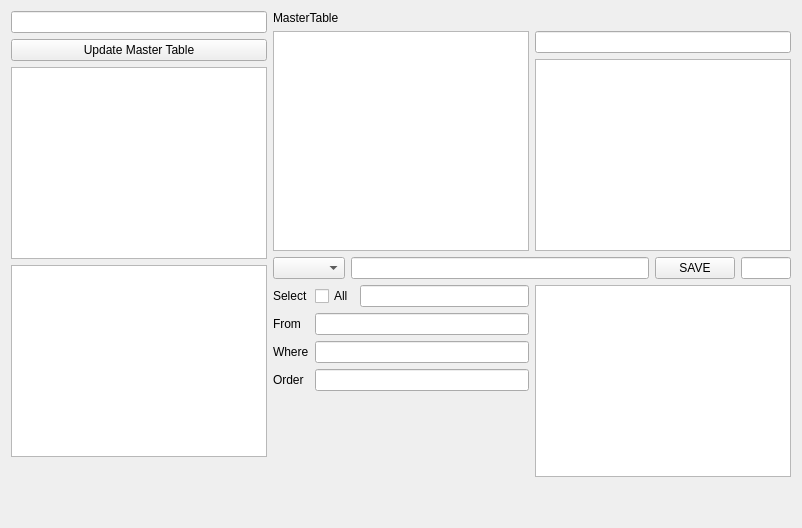
       <widget class="QWidget" name="tab_23">
        <attribute name="title">
         <string>Database</string>
        </attribute>
        <layout class="QHBoxLayout" name="horizontalLayout_16">
         <item>
          <layout class="QVBoxLayout" name="verticalLayout_143">
           <item>
            <widget class="QLineEdit" name="txtMasterTableFilter"/>
           </item>
           <item>
            <widget class="QPushButton" name="cmdUpdateMasterTable">
             <property name="text">
              <string>Update Master Table</string>
             </property>
            </widget>
           </item>
           <item>
            <widget class="QTableView" name="tblMasterTable"/>
           </item>
           <item>
            <widget class="QTableView" name="tblHistory">
             <property name="minimumSize">
              <size>
               <width>0</width>
               <height>0</height>
              </size>
             </property>
             <property name="maximumSize">
              <size>
               <width>16777215</width>
               <height>200</height>
              </size>
             </property>
             <attribute name="horizontalHeaderVisible">
              <bool>false</bool>
             </attribute>
             <attribute name="verticalHeaderVisible">
              <bool>false</bool>
             </attribute>
            </widget>
           </item>
           <item>
            <spacer name="verticalSpacer_45">
             <property name="orientation">
              <enum>Qt::Vertical</enum>
             </property>
             <property name="sizeHint" stdset="0">
              <size>
               <width>20</width>
               <height>40</height>
              </size>
             </property>
            </spacer>
           </item>
          </layout>
         </item>
         <item>
          <layout class="QVBoxLayout" name="verticalLayout_144">
           <item>
            <widget class="QLabel" name="label_223">
             <property name="text">
              <string>MasterTable</string>
             </property>
            </widget>
           </item>
           <item>
            <layout class="QHBoxLayout" name="horizontalLayout_257">
             <property name="topMargin">
              <number>0</number>
             </property>
             <item>
              <widget class="QListView" name="lstMasterTableSession">
               <property name="selectionMode">
                <enum>QAbstractItemView::MultiSelection</enum>
               </property>
               <property name="modelColumn">
                <number>0</number>
               </property>
              </widget>
             </item>
             <item>
              <layout class="QVBoxLayout" name="verticalLayout_145">
               <property name="topMargin">
                <number>0</number>
               </property>
               <item>
                <widget class="QLineEdit" name="txtSearchMasterTableItem"/>
               </item>
               <item>
                <widget class="QListView" name="lstMasterTableItems">
                 <property name="maximumSize">
                  <size>
                   <width>16777215</width>
                   <height>16777215</height>
                  </size>
                 </property>
                 <property name="selectionMode">
                  <enum>QAbstractItemView::SingleSelection</enum>
                 </property>
                </widget>
               </item>
              </layout>
             </item>
            </layout>
           </item>
           <item>
            <layout class="QHBoxLayout" name="horizontalLayout_147">
             <property name="topMargin">
              <number>0</number>
             </property>
             <item>
              <widget class="QComboBox" name="cmdTableColumnEntries"/>
             </item>
             <item>
              <widget class="QLineEdit" name="txtSQLStatement"/>
             </item>
             <item>
              <widget class="QPushButton" name="cmdUpdateSQL">
               <property name="text">
                <string>SAVE</string>
               </property>
              </widget>
             </item>
             <item>
              <widget class="QLineEdit" name="txtMstrSelected_id">
               <property name="maximumSize">
                <size>
                 <width>50</width>
                 <height>16777215</height>
                </size>
               </property>
              </widget>
             </item>
            </layout>
           </item>
           <item>
            <layout class="QHBoxLayout" name="horizontalLayout_313">
             <property name="topMargin">
              <number>0</number>
             </property>
             <item>
              <layout class="QFormLayout" name="formLayout_23">
               <property name="rightMargin">
                <number>0</number>
               </property>
               <item row="0" column="0">
                <widget class="QLabel" name="label_259">
                 <property name="text">
                  <string>Select</string>
                 </property>
                </widget>
               </item>
               <item row="1" column="0">
                <widget class="QLabel" name="label_261">
                 <property name="text">
                  <string>From</string>
                 </property>
                </widget>
               </item>
               <item row="1" column="1">
                <widget class="QLineEdit" name="txtMstrFrom">
                 <property name="maximumSize">
                  <size>
                   <width>16777215</width>
                   <height>16777215</height>
                  </size>
                 </property>
                </widget>
               </item>
               <item row="2" column="0">
                <widget class="QLabel" name="label_262">
                 <property name="text">
                  <string>Where</string>
                 </property>
                </widget>
               </item>
               <item row="2" column="1">
                <widget class="QLineEdit" name="txtMstrWhere">
                 <property name="maximumSize">
                  <size>
                   <width>16777215</width>
                   <height>16777215</height>
                  </size>
                 </property>
                </widget>
               </item>
               <item row="3" column="0">
                <widget class="QLabel" name="label_263">
                 <property name="text">
                  <string>Order</string>
                 </property>
                </widget>
               </item>
               <item row="3" column="1">
                <widget class="QLineEdit" name="txtMstrOrder">
                 <property name="maximumSize">
                  <size>
                   <width>16777215</width>
                   <height>16777215</height>
                  </size>
                 </property>
                </widget>
               </item>
               <item row="0" column="1">
                <layout class="QHBoxLayout" name="horizontalLayout_314">
                 <item>
                  <widget class="QCheckBox" name="chkMstrSelectAll">
                   <property name="text">
                    <string>All</string>
                   </property>
                  </widget>
                 </item>
                 <item>
                  <widget class="QLineEdit" name="txtMstrSelect">
                   <property name="maximumSize">
                    <size>
                     <width>16777215</width>
                     <height>16777215</height>
                    </size>
                   </property>
                  </widget>
                 </item>
                </layout>
               </item>
              </layout>
             </item>
             <item>
              <widget class="QTableView" name="lstMasterTableSample"/>
             </item>
            </layout>
           </item>
           <item>
            <spacer name="verticalSpacer_46">
             <property name="orientation">
              <enum>Qt::Vertical</enum>
             </property>
             <property name="sizeHint" stdset="0">
              <size>
               <width>20</width>
               <height>40</height>
              </size>
             </property>
            </spacer>
           </item>
          </layout>
         </item>
        </layout>
       </widget>
